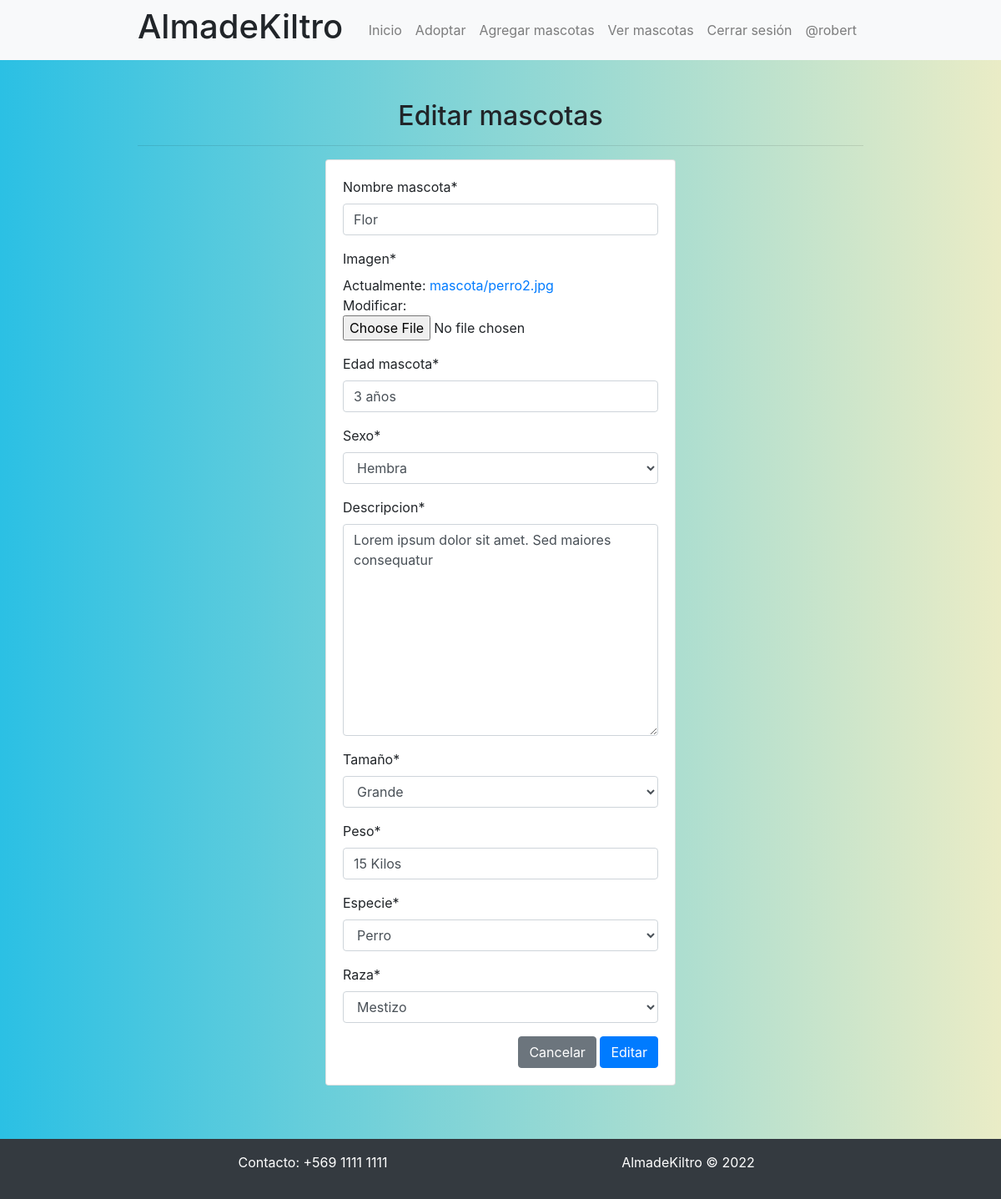
The page /modificar-mascota/2/ (signed in) on the database its author committed.
### app/models.py (models this page shows, shortened)
class Mascota(models.Model):
    nombre_mascota = models.CharField(max_length=250)
    imagen = models.ImageField(upload_to="mascota", null=True)
    edad_mascota = models.CharField(max_length=250)
    sexo = models.IntegerField(choices=opciones_sexo)
    descripcion = models.TextField()
    tamaño = models.IntegerField(choices=opciones_tamaño)
    peso = models.CharField(max_length=250)
    especie = models.ForeignKey(Especie, on_delete=models.PROTECT)
    raza = models.ForeignKey(Raza, on_delete=models.PROTECT)

### app/views.py (the view, shortened to what this page needs)
# urls.py: path('modificar-mascota/<id>/', modificar_mascota, name="modificar_mascota"),
def modificar_mascota(request, id):
    mascota = get_object_or_404(Mascota, id=id)
    data = {
        'form': MascotaForm(instance=mascota)
    }
    return render(request, 'app/mascota/modificar.html', data)

### app/forms.py
class MascotaForm(forms.ModelForm):
    class Meta:
        model = Mascota
        fields = '__all__'

### app/models.py (called while the page is built)
    def __str__(self):
        return self.nombre_raza

    def __str__(self):
        return self.nombre_especie

### app/templates/app/mascota/modificar.html (shortened to what this page needs)
{% extends 'app/base.html' %}
{% load static %}
{% block css %}
<link rel="stylesheet" href="https://cdn.jsdelivr.net/npm/bootstrap@4.6.1/dist/css/bootstrap.min.css">
<link rel="stylesheet" href="{% static 'app/css/mascotas.css' %}"> {% endblock %}
{% block contenido %} {% load crispy_forms_tags %}
<h2 class="fw-bold text-center">Editar mascotas</h2>
<hr>
<div class="row">
    <div class="col-12 col-md-6 offset-md-3">
        <div class="card">
            <div class="card-body">
                <form action="" method="POST" enctype="multipart/form-data">
                    {% csrf_token %} {{form | crispy }}
                    <div class="d-flex justify-content-end">
                        <input type="reset" value="Cancelar" class="btn btn-secondary"> &nbsp;
                        <input type="submit" value="Editar" class="btn btn-primary">
                    </div>
                </form>
            </div>
        </div>
    </div>
</div>
<br><br> {% endblock %}

### app/templates/app/base.html (shortened to what this page needs)
<!DOCTYPE html>
<html lang="es">
<head>
    {% load static %} {% block css %} {% endblock %}
</head>
<body>
    <div class="navbar navbar-expand-lg navbar-light bg-light">
        <div class="container">
            <h1 class="fw-bold">AlmadeKiltro</h1>
            <div class="navbar-collapse collapse justify-content-end" id="miLista">
                <div class="navbar-nav">
                    <a href="{% url 'home' %}" class="nav-link">Inicio</a>
                    <a href="{% url 'mascotas' %}" class="nav-link">Adoptar</a>
                    <a href="{% url 'agregar_mascota' %}" class="nav-link">Agregar mascotas</a>
                    <a href="{% url 'listar_mascotas' %}" class="nav-link">Ver mascotas</a>
                    {% if user.is_authenticated %}
                    <a href="{% url 'logout' %}" class="nav-link">Cerrar sesión</a>
                    <a href="#" class="nav-link">@{{ user.username }}</a>
                    {% else %}
                    <a href="{% url 'login' %}" class="nav-link">Iniciar sesión</a> {% endif %}
                </div>
            </div>
        </div>
    </div>
    <br><br>
    <main class="container">
        {% block contenido %} {% endblock %}
    </main>
    <br><br>
    <footer class="bg-dark">
        <div class="container">
            <div class="row text-center py-3" id="content-footer">
                <div class="col-md-6">
                    <p>Contacto: +569 1111 1111</p>
                </div>
                <div class="col-md-6">
                    <p>AlmadeKiltro &copy 2022</p>
                </div>
            </div>
        </div>
    </footer>
</body>
</html>

### app/static/app/css/mascotas.css (style rules this page uses)
html { min-height: 100%; position: relative; }
body { background: #2BC0E4; background: -webkit-linear-gradient(to right, #EAECC6, #2BC0E4); background: linear-gradient(to left, #EAECC6, #2BC0E4); margin: 0; margin-bottom: 40px; }
.container { max-width: 900px; }
footer { background-color: black; position: absolute; bottom: 0; width: 100%; color: white; }
#content-footer { color: #ffff; }

### rows shown on the page
Mascota: nombre_mascota "Flor", edad_mascota "3 años", sexo "Hembra", descripcion "Lorem ipsum dolor sit amet. Sed maiores consequatur", tamaño "Grande", peso "15 Kilos", especie "Perro", raza "Mestizo"

### other values the page prints
{{ user.username }} "robert"
